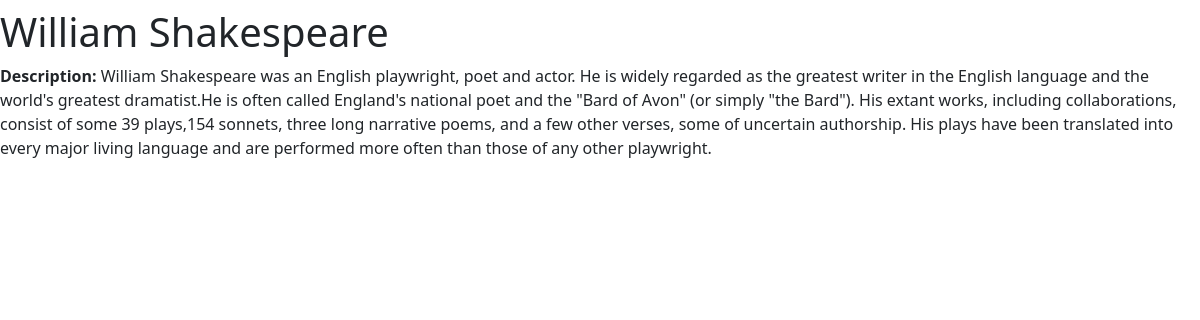
Page /author/1/ on the committed database.
### rosters/models.py (models this page shows, shortened)
class Author(models.Model):
    name = models.CharField(
        verbose_name = "Author's name",
        max_length = 30,
    )
    description = models.TextField(
        verbose_name = "Author's description",
        blank = True,
        null = True
    )

### rosters/views.py (the view)
# urls.py: path('author/<int:pk>/', views.AuthorDetailView.as_view(), name="aut-det"),
class AuthorDetailView(generic.DetailView):
    template_name = 'rosters/author_view.html'
    model=models.Author

### rosters/templates/rosters/author_view.html (shortened to what this page needs)
{% extends 'base.html' %}
{% block body %}
<h1>{{object.name}}</h1>
<b>Description:</b> {{ object.description  }}<br>
{% endblock body %}

### rows in the picture
Author: name "William Shakespeare", description "William Shakespeare was an English playwright, poet and actor. He is widely regarded as the greatest writer in the English language and the world's greatest dramatist.He is often called England's national poet and the \"Bard of Avon\" (or simply \"the Bard\"). His extant works, including collaborations, consist of some 39 plays,154 sonnets, three long narrative poems, and a few other verses, some of uncertain authorship. His plays have been translated into every major living language and are performed more often than those of any other playwright."
